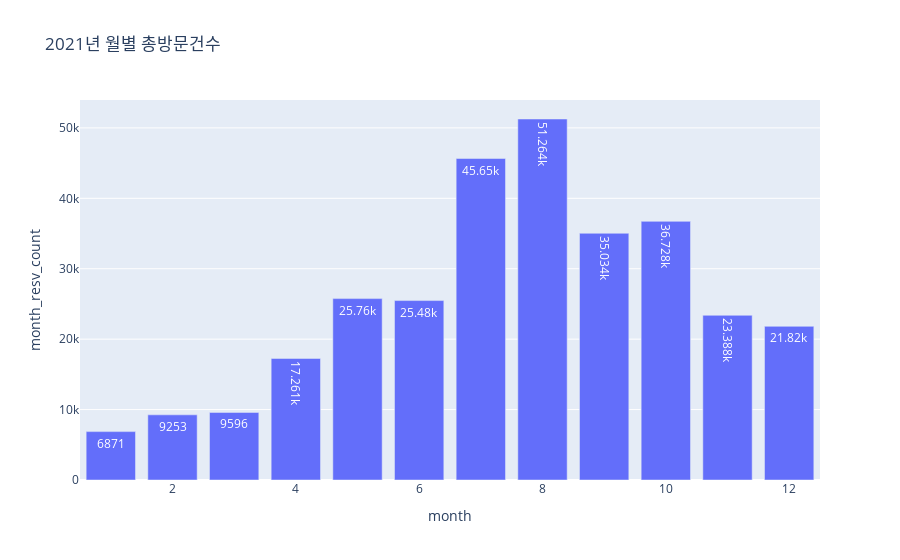

Notebook code for this chart:
### Markdown cell above
#### 월별

### Code cell
df_month = df_date.groupby(['month'],as_index=False).agg(month_resv_count = ('name','count'))
fig = px.bar(df_month, x="month", y="month_resv_count", title='2021년 월별 총방문건수', text_auto=True )
fig.show()

### Figure 1 — Plotly figure (JSON) as saved in the notebook; plotly's stock layout.template omitted (floating-point values rounded to 4 significant figures)
{"data": [{"alignmentgroup": "True", "hovertemplate": "month=%{x}<br>month_resv_count=%{y}<extra></extra>", "legendgroup": "", "marker": {"color": "#636efa", "pattern": {"shape": ""}}, "name": "", "offsetgroup": "", "orientation": "v", "showlegend": false, "textposition": "auto", "texttemplate": "%{y}", "type": "bar", "x": [1, 2, 3, 4, 5, 6, 7, 8, 9, 10, 11, 12], "xaxis": "x", "y": [6871, 9253, 9596, 17261, 25760, 25480, 45650, 51264, 35034, 36728, 23388, 21820], "yaxis": "y"}], "layout": {"barmode": "relative", "legend": {"tracegroupgap": 0}, "title": {"text": "2021년 월별 총방문건수"}, "xaxis": {"anchor": "y", "domain": [0, 1], "title": {"text": "month"}}, "yaxis": {"anchor": "x", "domain": [0, 1], "title": {"text": "month_resv_count"}}}}
